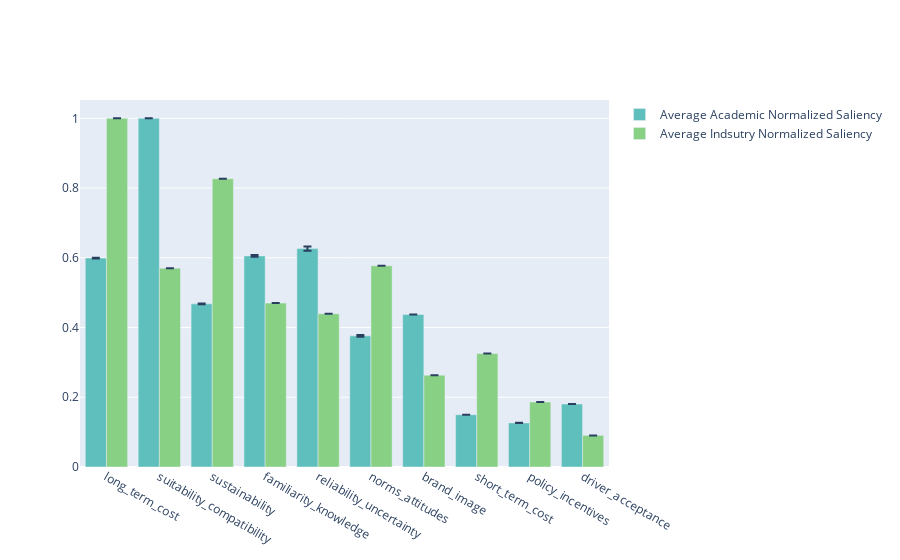

Notebook source saved alongside this figure:
### Code cell
fig = go.Figure()

fig.add_trace(go.Bar(
    x = academic_stats_df["Term"],
    y = academic_stats_df['Normalized_Saliency'],
    name = 'Average Academic Normalized Saliency',
    marker_color = '#5ebfbc',
    error_y = dict(type = 'data', array = academic_stats_df['Variance'])
))


fig.add_trace(go.Bar(
    x = industry_stats_df['Term'],
    y = industry_stats_df['Normalized_Saliency'],
    name = 'Average Indsutry Normalized Saliency',
    marker_color = '#88d184',
    error_y = dict(type = 'data', array = industry_stats_df['Variance'])
))
fig.update_layout(barmode='group',
                  xaxis = {'categoryorder':'total descending'})

### Figure 1 — Plotly figure (JSON) as saved in the notebook; plotly's stock layout.template omitted (floating-point values rounded to 4 significant figures)
{"data": [{"error_y": {"array": [0.001153, 4.968e-05, 0.0001503, 0, 0.002275, 0.002606, 1.793e-05, 0.0007366, 0.005819, 1.552e-05], "type": "data"}, "marker": {"color": "#5ebfbc"}, "name": "Average Academic Normalized Saliency", "type": "bar", "x": ["long_term_cost", "short_term_cost", "policy_incentives", "suitability_compatibility", "familiarity_knowledge", "norms_attitudes", "brand_image", "sustainability", "reliability_uncertainty", "driver_acceptance"], "y": [0.5992, 0.15, 0.1265, 1, 0.6055, 0.3761, 0.4375, 0.4679, 0.6264, 0.1807]}, {"error_y": {"array": [0, 7.452e-10, 7.739e-11, 1.62e-09, 6.964e-10, 1.084e-09, 2.561e-11, 2.233e-10, 1.387e-10, 3.867e-11], "type": "data"}, "marker": {"color": "#88d184"}, "name": "Average Indsutry Normalized Saliency", "type": "bar", "x": ["long_term_cost", "short_term_cost", "policy_incentives", "suitability_compatibility", "familiarity_knowledge", "norms_attitudes", "brand_image", "sustainability", "reliability_uncertainty", "driver_acceptance"], "y": [1, 0.3253, 0.1864, 0.5703, 0.4701, 0.5773, 0.2635, 0.8266, 0.4395, 0.09068]}], "layout": {"barmode": "group", "xaxis": {"categoryorder": "total descending"}}}
